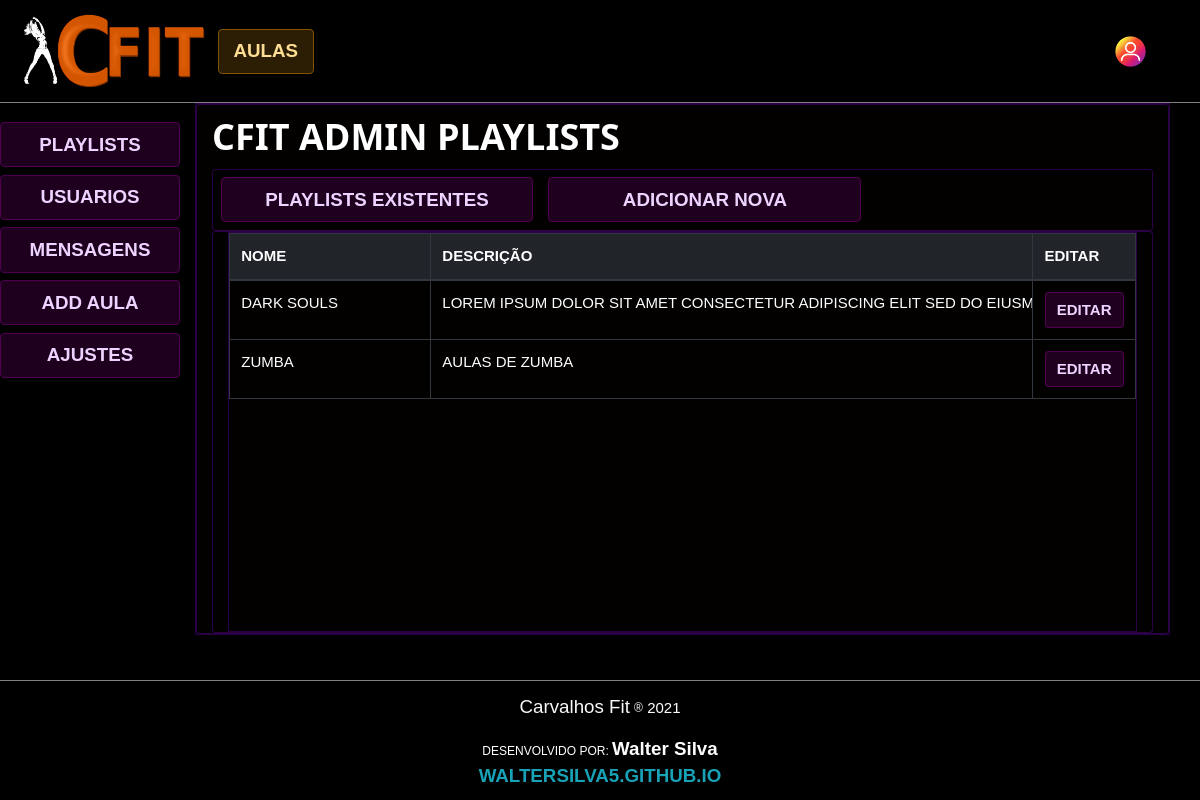
/cfit_admin/cfit_admin_playlists/ (signed in), run on the app's committed database.
### cfit/models.py (models this page shows)
class Playlist(models.Model):
    nome = models.CharField('nome', max_length=255, unique=True)
    desabilitada = models.BooleanField(
        'desabilitada', null=False, default=False)
    descricao = models.CharField(
        'descricao', max_length=255, null=True, default='')
    imagem = models.CharField('imagem', max_length=255, null=True, default='')

### cfit/views/cfit_admin.py (the view)
# urls.py: path(r'cfit_admin/cfit_admin_playlists/',
@adm_required
def cfit_admin_playlists(request, kwargs=""):
    playlists = Playlist.objects.all().values()
    return render(request, 'cfit_admin/playlists/playlists.html', {"playlists": playlists})

### cfit/sessionTester.py (called while the page is built)
def adm_required(func):
    f = func
    @functools.wraps(func)
    def wrapper_login_required(*args, **kwargs):
        try:
            if(args[0].session["nivel_de_acesso"] == 95):
                pass
            else:
                raise Exception
        except:
            return redirect("/home")
        else:
            return f(*args, **kwargs)
    return wrapper_login_required

### cfit/templates/cfit_admin/playlists/playlists.html (shortened to what this page needs)
{% extends 'cfit_admin/cfit_admin.html' %} {% block 'painels_admin' %} {% load static%}
<div class="cfit-div-dark-admin rounded container">
    <div class="container">
        <h1><b>CFIT ADMIN PLAYLISTS</b></h1>
    </div>
    <div>
        <div class="">
            <div class="cfit-div-dark-admin rounded">
                <div>
                    <wsi_button class="cfit-button-admin mx-2 my-2 col-md-4" id="button_playlists_existentes">PLAYLISTS
                        EXISTENTES
                    </wsi_button>
                    <wsi_button class="cfit-button-admin mx-2 my-2 col-md-4" id="button_adicionar_nova">ADICIONAR NOVA
                    </wsi_button>
                </div>
            </div>
        </div>
    </div>
    <div>
        <div class="container cfit-div-dark-admin rounded">
            <div id="painel_listagem_playlists" class="container row-no-padding">
                <div class="container col-sm-12 row row-no-padding" style="min-height:400px; overflow:auto;">
                    <table class="table table-hover cfit-div-dark-admin table-responsive table-dark row-no-padding">
                        <thead class="thead-dark  cfit-div-dark-admin ">
                            <tr>
                                <th class="col-sm-4">NOME</th>
                                <th class="col-sm-8">DESCRIÇÃO</th>
                                <th>EDITAR</th>
                            </tr>
                        </thead>
                        <tbody> {% for playlist in playlists %}
                            <tr class="cfit-div-dark-admin">
                                <td class="col-4"> {{playlist.nome}}
                                </td>
                                <td class="col-8 text-nowrap" style=" max-width: 600px; overflow:auto;">
                                    {{playlist.descricao}}
                                </td>
                                <td>
                                    <a href="{% url 'cfit_admin_playlists_aditar'  %}?playlist={{playlist.nome}}"
                                        class="btn cfit-button-admin w3-text-shadow"><b>EDITAR</b></a>
                                </td>
                            </tr> {% endfor %}
                        </tbody>
                    </table>
                </div>
            </div>
        </div>
    </div>
</div>
{% endblock%}

### cfit/static/cfit/css/w3.css (style rules this page uses)
*,*:before,*:after { box-sizing:inherit }
html { -ms-text-size-adjust:100%;-webkit-text-size-adjust:100% }
body { margin:0 }
a { background-color:transparent }
b,strong { font-weight:bolder }
button,input,select,textarea,optgroup { font:inherit;margin:0 }
button,input { overflow:visible }
button,select { text-transform:none }
button,[type=button],[type=reset],[type=submit] { -webkit-appearance:button }
html,body { font-family:Verdana,sans-serif;font-size:15px;line-height:1.5 }
html { overflow-x:hidden }
h1 { font-size:36px }
h1,h2,h3,h4,h5,h6 { font-family:"Segoe UI",Arial,sans-serif;font-weight:400;margin:10px 0 }
a { color:inherit }
.w3-black,.w3-hover-black:hover { color:#fff!important;background-color:#000!important }

### cfit/static/cfit/css/style.css (style rules this page uses)
.row-no-padding { margin-left: 0; margin-right: 0; padding-left: 0; padding-right: 0; margin: 0; }
a:link { text-decoration: none; }
[class*="col-"], [class^="col-"] { padding-left: 0; padding-right: 0; margin-left: 0; margin-right: 0; }
[class="container"], [class="container"] { padding-left: 0; padding-right: 0; margin-left: 0; margin-right: 0; }
.cfit-button { background-color: rgba(255, 175, 28, 0.171); border: 1px solid rgba(255, 166, 1, 0.397); color: rgb(255, 221, 148); font-weight: bold; }
.cfit-button-admin { color: rgb(237, 211, 255); background-color: rgba(90, 0, 90, 0.342); border: 1px solid rgba(189, 1, 189, 0.322); width: 100%; }
.cfit-div-dark-admin, table, td, tr, th, table.table-bordered>thead>tr>th { color: white; background-color: rgb(2, 1, 0); border: 1px solid rgba(56, 0, 94, 0.753); }

### data on the page
Playlist: nome "DARK SOULS", descricao "LOREM IPSUM DOLOR SIT AMET CONSECTETUR ADIPISCING ELIT SED DO…"
Playlist: nome "ZUMBA", descricao "AULAS DE ZUMBA"
